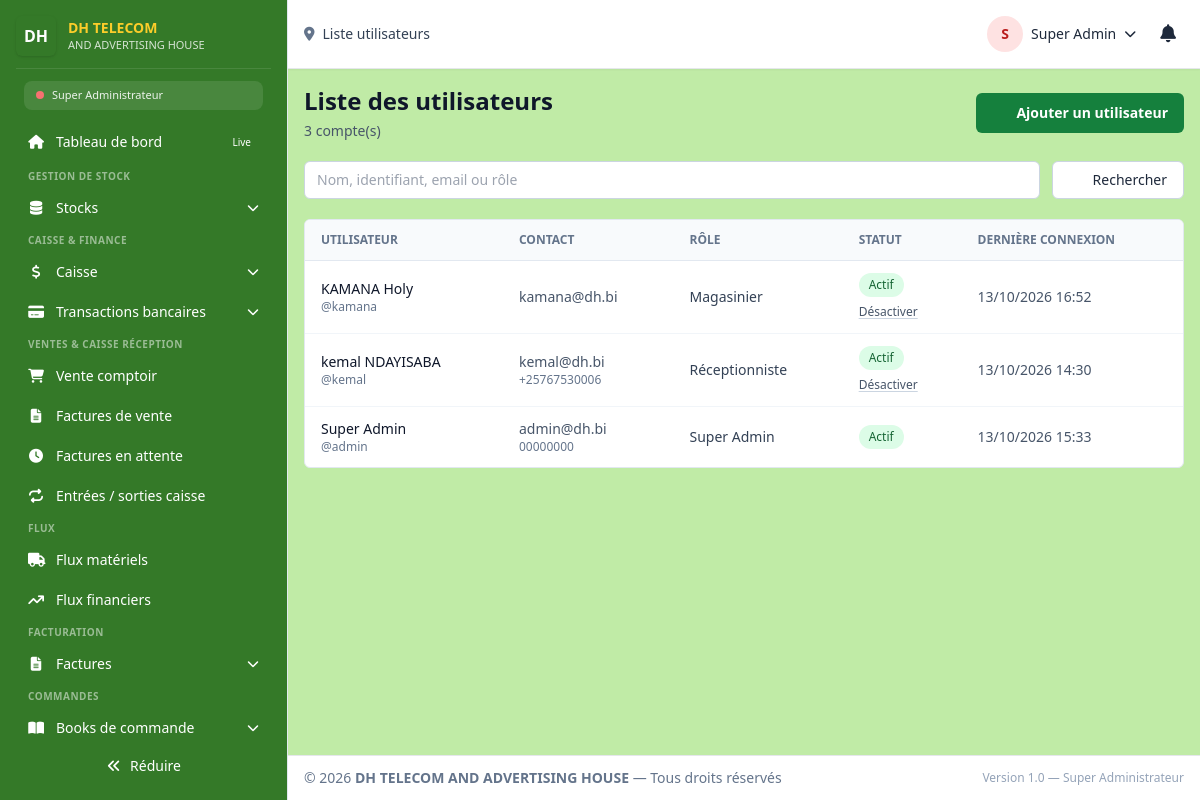
The app's page /super_admin/utilisateurs/liste (signed in), older data.
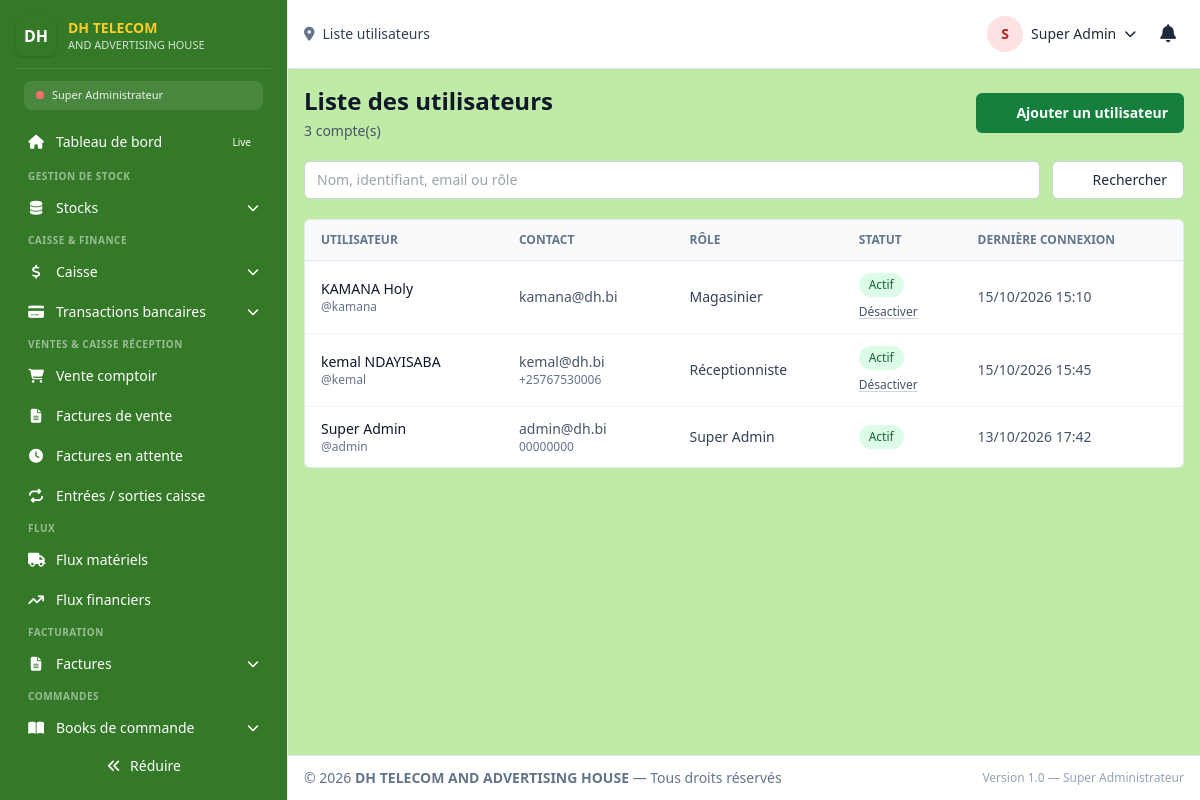
The same page, newer data.
### tables this page shows
CREATE TABLE `users` (
  `id` int(100) NOT NULL,
  `profil` varchar(255) NOT NULL DEFAULT '',
  `user_name` varchar(255) NOT NULL,
  `password` varchar(255) NOT NULL COMMENT 'bcrypt hash',
  `secret_code` varchar(255) DEFAULT NULL,
  `category` varchar(100) DEFAULT NULL COMMENT 'Réf cat_users.category',
  `f_name` varchar(100) DEFAULT NULL,
  `l_name` varchar(100) DEFAULT NULL,
  `telephone` varchar(100) DEFAULT NULL,
  `email` varchar(100) DEFAULT NULL,
  `adress` varchar(100) NOT NULL DEFAULT '',
  `level` varchar(100) NOT NULL DEFAULT '',
  `salary` decimal(10,0) NOT NULL DEFAULT 0,
  `status` varchar(100) NOT NULL DEFAULT 'Disponible',
  `session_id` varchar(1000) NOT NULL DEFAULT '',
  `admission` date NOT NULL DEFAULT curdate(),
  `reset_token` varchar(255) DEFAULT NULL,
  `token_expiry` datetime DEFAULT current_timestamp(),
  `jwt_secret` varchar(255) DEFAULT NULL COMMENT 'Secret personnel pour JWT',
  `last_login` datetime DEFAULT NULL,
  `failed_attempts` int(11) DEFAULT 0,
  `locked_until` datetime DEFAULT NULL,
  `created_at` timestamp NOT NULL DEFAULT current_timestamp(),
  `updated_at` timestamp NOT NULL DEFAULT current_timestamp() ON UPDATE current_timestamp()
);

### router.php (called while the page is built, shortened)
<?php
require_once __DIR__ . "/dash/template/permissions.php";
$ROUTES_BY_ROLE  = [];
foreach ($ROLES as $roleName => $roleDefinition) {
    $roleUser = ["role_system" => $roleName];
    $ROUTES_BY_ROLE[$roleName] = [];
    foreach ($ROUTE_DEFINITIONS as $routeName => $routeDefinition) {
        $roleRoute = $roleName . '/' . $routeName;
        if (userCan($roleUser, $routeDefinition[1])) {
            if ($roleName === "receptionniste" && $routeName === "accueil") {
                $routeDefinition[0] = "./dash/receptionist/index.php";
            }
            if ($roleName === "comptable" && $routeName === "accueil") {
                $routeDefinition[0] = "./dash/comptable/index.php";
            }
            if ($roleName === "magasinier" && $routeName === "accueil") {
                $routeDefinition[0] = "./dash/magasinier/index.php";
            }
            $ROUTES_BY_ROLE[$roleName][$roleRoute] = $routeDefinition;
        }
    }
}
$ROLE_ALIASES = [
    "Super Admin" => "super_admin",
    "Admin"       => "directeur_general",
    "caissier"    => "comptable",
    "agent"       => "magasinier",
    "Utilisateur" => "travailleur",
];
require_once __DIR__ . "/api/database.php";
$db = Database::getInstance();
$userRecord = $db->fetch(
    "SELECT id, user_name, category, f_name, l_name, status, profil
     FROM users
     WHERE id = ?
     LIMIT 1",
    [$_SESSION["user_id"]]
);
$role = $ROLE_ALIASES[$userRecord["category"] ?? ""] ?? ($userRecord["category"] ?? "");
$ROUTES = $ROUTES_BY_ROLE[$role];
$route = $_GET['route'] ?? ($role . '/accueil');
$route = trim($route, '/');
$route = strtolower($route);
    ?>
    <?php
list($file, $requiredPermission, $pageTitle) = $ROUTES[$route];
    ?>
    <?php
$pagePath = __DIR__ . "/" . $file;
    ?>
    <?php
require $pagePath;
require_once __DIR__ . "/dash/template/layout.php";

### api/database.php (called while the page is built, shortened)
<?php
class Database
{
    private static $instance = null;
    private $pdo;
    private function __construct()
    {
        $dsn = 'mysql:host=' . DB_HOST
             . ';port=' . DB_PORT
             . ';dbname=' . DB_NAME
             . ';charset=' . DB_CHARSET;
        $options = [
            PDO::ATTR_ERRMODE            => PDO::ERRMODE_EXCEPTION,
            PDO::ATTR_DEFAULT_FETCH_MODE => PDO::FETCH_ASSOC,
            PDO::ATTR_EMULATE_PREPARES   => false,
            PDO::ATTR_PERSISTENT         => false,
            PDO::ATTR_TIMEOUT            => 5,
            PDO::ATTR_STRINGIFY_FETCHES  => false,
            PDO::MYSQL_ATTR_INIT_COMMAND => "SET NAMES " . DB_CHARSET
                                          . " COLLATE " . DB_COLLATION
                                          . ", time_zone = '+02:00'",
        ];
        try {
            $this->pdo = new PDO($dsn, DB_USER, DB_PASS, $options);
        } catch (PDOException $e) {
            $this->logError($e);
            die('Erreur de connexion à la base de données : ' . $e->getMessage());
        }
    }
    public static function getInstance()
    {
        if (self::$instance === null) {
            self::$instance = new self();
        }
        return self::$instance;
    }
    public function query($sql, $params = [])
    {
        $start = microtime(true);
        try {
            $stmt = $this->pdo->prepare($sql);
            $stmt->execute($params);
            return $stmt;
        } catch (PDOException $e) {
            $this->logError($e, $sql, $params);
            throw $e;
        }
    }
    public function fetchAll($sql, $params = [])
    {
        return $this->query($sql, $params)->fetchAll();
    }
    public function fetchColumn($sql, $params = [], $column = 0)
    {
        $result = $this->query($sql, $params)->fetchColumn($column);
        return $result === false ? null : $result;
    }
}

### dash/template/permissions.php (called while the page is built, shortened)
<?php
function userCan(array $user, string $permission): bool
{
    global $ROLES;
    $role = $user["role_system"] ?? "";
    $permissions = $ROLES[$role]["permissions"] ?? [];
    if (in_array("*", $permissions, true)) return true;
    if (in_array($permission, $permissions, true)) return true;
    $module = explode(".", $permission)[0] ?? "";
    if ($module && in_array("$module.*", $permissions, true)) return true;
    return false;
}
function getRoleLabel(string $role): string
{
    global $ROLES;
    return $ROLES[$role]["label"] ?? ucfirst(str_replace("_", " ", $role));
}

### dash/admin/utilisateurs_liste.php (the view, shortened to what the changed rows need)
<?php
require_once __DIR__ . '/../../api/database.php';
$db = Database::getInstance();
$escape = static fn($value): string => htmlspecialchars((string) $value, ENT_QUOTES, 'UTF-8');
$page = max(1, (int) ($_GET['page'] ?? 1));
$perPage = 15;
$where = '';
$params = [];
$totalUsers = (int) $db->fetchColumn("SELECT COUNT(*) FROM users $where", $params);
$totalPages = max(1, (int) ceil($totalUsers / $perPage));
$page = min($page, $totalPages);
$offset = ($page - 1) * $perPage;
$users = $db->fetchAll(
    "SELECT id, user_name, category, f_name, l_name, email, telephone, status, last_login
     FROM users $where
     ORDER BY created_at DESC, id DESC
     LIMIT $perPage OFFSET $offset",
    $params
);
?>
<section class="space-y-5">
    <header class="flex flex-col gap-3 sm:flex-row sm:items-center sm:justify-between">
        <div>
            <h1 class="text-2xl font-bold text-slate-900">Liste des utilisateurs</h1>
        </div>
    </header>
    <div class="overflow-x-auto rounded-md border border-slate-200 bg-white">
        <table class="min-w-full divide-y divide-slate-200 text-sm">
            <thead class="bg-slate-50 text-left text-xs uppercase text-slate-500">
                <tr><th class="px-4 py-3 font-semibold">Utilisateur</th><th class="px-4 py-3 font-semibold">Contact</th><th class="px-4 py-3 font-semibold">Rôle</th><th class="px-4 py-3 font-semibold">Statut</th><th class="px-4 py-3 font-semibold">Dernière connexion</th></tr>
            </thead>
            <tbody class="divide-y divide-slate-100">
                <?php if (!$users): ?>
                    <tr><td colspan="5" class="px-4 py-10 text-center text-slate-500">Aucun utilisateur ne correspond à cette recherche.</td></tr>
                <?php else: foreach ($users as $listedUser): ?>
                    <?php $isActive = strtolower((string) $listedUser['status']) !== 'désactivé'; ?>
                    <tr class="hover:bg-slate-50">
                        <td class="px-4 py-3"><div class="font-medium text-slate-900"><?= $escape(trim(($listedUser['f_name'] ?? '') . ' ' . ($listedUser['l_name'] ?? '')) ?: $listedUser['user_name']) ?></div><div class="text-xs text-slate-500">@<?= $escape($listedUser['user_name']) ?></div></td>
                        <td class="px-4 py-3 text-slate-600"><div><?= $escape($listedUser['email'] ?: '—') ?></div><div class="text-xs text-slate-500"><?= $escape($listedUser['telephone'] ?: '') ?></div></td>
                        <td class="px-4 py-3 text-slate-700"><?= $escape(getRoleLabel($listedUser['category'] ?? '')) ?></td>
                        <td class="px-4 py-3"><span class="inline-flex rounded-full px-2.5 py-1 text-xs font-medium <?= $isActive ? 'bg-green-100 text-green-800' : 'bg-red-100 text-red-800' ?>"><?= $isActive ? 'Actif' : 'Désactivé' ?></span>
                            <?php if (userCan($user, 'utilisateurs.create') && (int) $listedUser['id'] !== (int) $user['utilisateur_id']): ?>
                                <form method="post" class="mt-1">
                                    <button class="text-xs font-medium text-slate-600 underline decoration-slate-300 underline-offset-2 hover:text-green-800"><?= $isActive ? 'Désactiver' : 'Réactiver' ?></button>
                                </form>
                            <?php endif; ?>
                        </td>
                        <td class="px-4 py-3 text-slate-600"><?= $listedUser['last_login'] ? $escape(date('d/m/Y H:i', strtotime($listedUser['last_login']))) : 'Jamais' ?></td>
                    </tr>
                <?php endforeach; endif; ?>
            </tbody>
        </table>
    </div>
</section>

Row changes from the older to the newer data that the page shows:
changed users "KAMANA Holy": last_login "13/10/2026 16:52" → "15/10/2026 15:10"
changed users "kemal NDAYISABA": last_login "13/10/2026 14:30" → "15/10/2026 15:45"
changed users "Super Admin": last_login "13/10/2026 15:33" → "13/10/2026 17:42"
